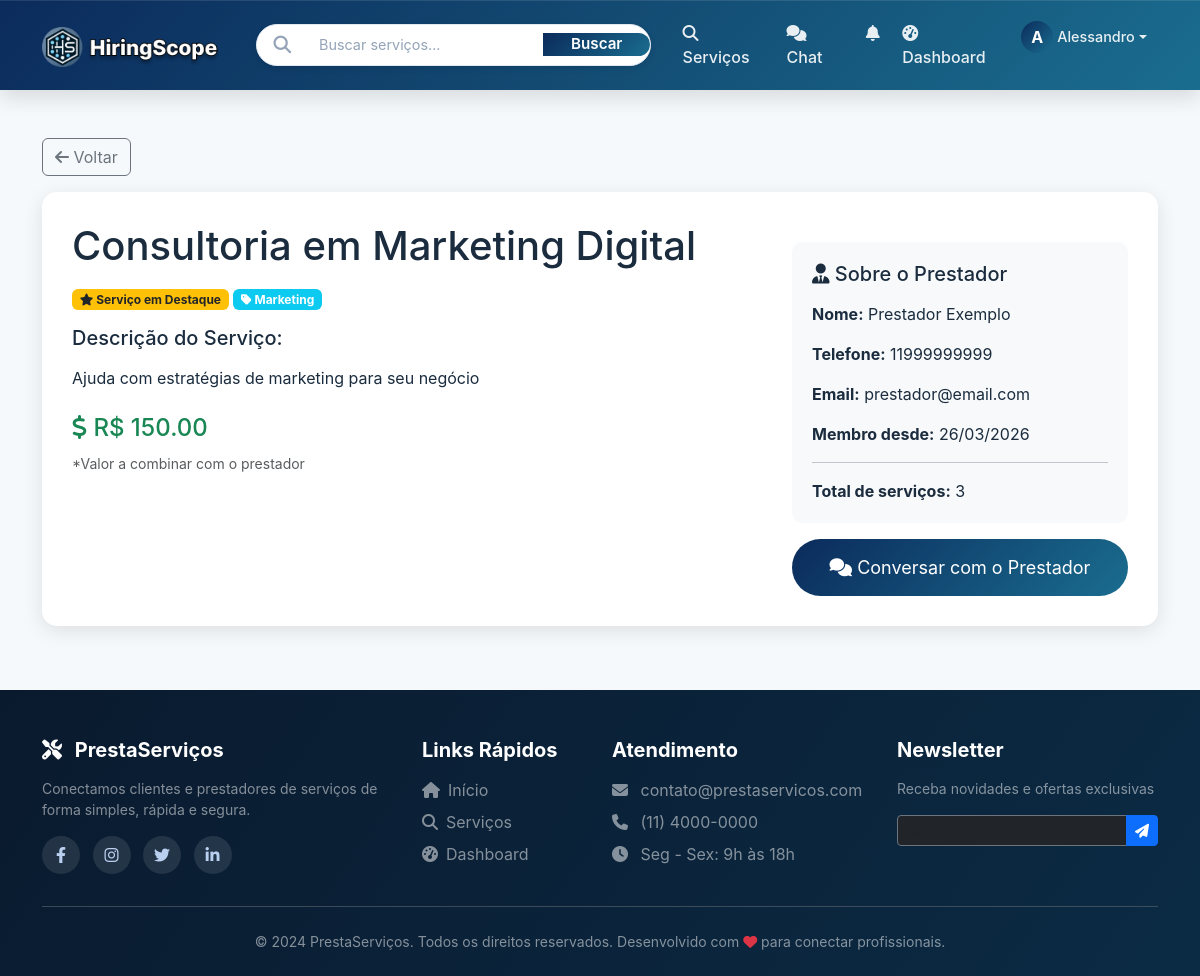
Screenshot of /servico/1 (signed in) with the database file from the repository.
### models.py (models this page shows, shortened)
class Usuario(UserMixin, db.Model):
    __tablename__ = 'usuarios'
    id = db.Column(db.Integer, primary_key=True)
    nome = db.Column(db.String(100), nullable=False)
    email = db.Column(db.String(100), unique=True, nullable=False)
    senha_hash = db.Column(db.String(200), nullable=False)
    telefone = db.Column(db.String(20))
    tipo = db.Column(db.String(20), nullable=False)
    data_cadastro = db.Column(db.DateTime, default=datetime.utcnow)
    foto_perfil = db.Column(db.String(200), default='default.jpg')
    foto_url = db.Column(db.String(500), nullable=True)  # URL da foto do Google
    descricao = db.Column(db.Text)
    servicos_oferecidos = db.relationship('Servico', backref='prestador_rel', lazy=True)
    avaliacoes_recebidas = db.relationship('Avaliacao', foreign_keys='Avaliacao.prestador_id', backref='avaliado_rel', lazy=True)
    avaliacoes_feitas = db.relationship('Avaliacao', foreign_keys='Avaliacao.cliente_id', backref='avaliador_rel', lazy=True)
    favoritos = db.relationship('Favorito', foreign_keys='Favorito.cliente_id', backref='cliente_rel', lazy=True)

class Servico(db.Model):
    __tablename__ = 'servicos'
    id = db.Column(db.Integer, primary_key=True)
    prestador_id = db.Column(db.Integer, db.ForeignKey('usuarios.id'), nullable=False)
    titulo = db.Column(db.String(200), nullable=False)
    descricao = db.Column(db.Text, nullable=False)
    categoria = db.Column(db.String(100))
    preco = db.Column(db.Float)
    destaque = db.Column(db.Boolean, default=False)
    destaque_pago = db.Column(db.Boolean, default=False)
    destaque_data_fim = db.Column(db.DateTime, nullable=True)
    data_postagem = db.Column(db.DateTime, default=datetime.utcnow)
    imagem_base64 = db.Column(db.Text, nullable=True)
    prestador = db.relationship('Usuario', foreign_keys=[prestador_id], back_populates='servicos_oferecidos')
    solicitacoes = db.relationship('Solicitacao', backref='servico_rel', lazy=True)
    avaliacoes = db.relationship('Avaliacao', backref='servico_rel', lazy=True)

### app.py (the view)
@app.route('/servico/<int:id>')
def detalhe_servico(id):
    servico = Servico.query.get_or_404(id)
    return render_template('detalhe_servico.html', servico=servico)

### app.py (called while the page is built)
@login_manager.user_loader
def load_user(user_id):
    return Usuario.query.get(int(user_id))

### templates/detalhe_servico.html (shortened to what this page needs)
{% extends "base.html" %}
{% block content %}
<div class="container mt-5">
    <div class="mb-3">
        <a href="javascript:history.back()" class="btn btn-outline-secondary">
            <i class="fas fa-arrow-left"></i> Voltar
        </a>
    </div>
    <div class="servico-detalhe">
        <div class="row">
            <div class="col-md-8">
                <h1 class="mb-3">{{ servico.titulo }}</h1>
                <div class="mb-3">
                    {% if servico.destaque %}
                        <span class="badge bg-warning text-dark">
                            <i class="fas fa-star"></i> Serviço em Destaque
                        </span>
                    {% endif %}
                    <span class="badge bg-info">
                        <i class="fas fa-tag"></i> {{ servico.categoria }}
                    </span>
                </div>
                <h5 class="mb-3">Descrição do Serviço:</h5>
                <p class="mb-4">{{ servico.descricao }}</p>
                {% if servico.preco %}
                    <div class="mb-4">
                        <h4 class="text-success">
                            <i class="fas fa-dollar-sign"></i> R$ {{ "%.2f"|format(servico.preco) }}
                        </h4>
                        <small class="text-muted">*Valor a combinar com o prestador</small>
                    </div>
                {% endif %}
            </div>
            <div class="col-md-4">
                <div class="prestador-info">
                    <h5 class="mb-3"><i class="fas fa-user-tie"></i> Sobre o Prestador</h5>
                    <p><strong>Nome:</strong> {{ servico.prestador.nome }}</p>
                    <p><strong>Telefone:</strong> {{ servico.prestador.telefone }}</p>
                    <p><strong>Email:</strong> {{ servico.prestador.email }}</p>
                    <p><strong>Membro desde:</strong> {{ servico.prestador.data_cadastro.strftime('%d/%m/%Y') }}</p>
                    <hr>
                    <p class="mb-0"><strong>Total de serviços:</strong> {{ servico.prestador.servicos_oferecidos|length }}</p>
                </div>
                {% if current_user.is_authenticated %}
                    <div class="mt-3">
                        <button onclick="iniciarChat({{ servico.prestador.id }}, '{{ servico.prestador.nome|replace("'", "\\'") }}')"
                                class="btn btn-info btn-chat">
                            <i class="fas fa-comments"></i> Conversar com o Prestador
                        </button>
                    </div>
                {% endif %}
            </div>
        </div>
    </div>
</div>
{% endblock %}

### templates/base.html (shortened to what this page needs)
<!DOCTYPE html>
<html lang="pt-br">
<head>
    <link href="https://cdn.jsdelivr.net/npm/bootstrap@5.3.0/dist/css/bootstrap.min.css" rel="stylesheet">
    <link rel="stylesheet" href="https://cdnjs.cloudflare.com/ajax/libs/font-awesome/6.4.0/css/all.min.css">
    <link rel="stylesheet" href="{{ url_for('static', filename='style.css') }}">
</head>
<body>
    <nav class="navbar navbar-expand-lg navbar-dark sticky-top">
        <div class="container">
       <a class="navbar-brand" href="/">
            <img src="{{ url_for('static', filename='img/logo.png') }}"
                alt="PrestaServiços"
                class="navbar-logo"
                onerror="this.onerror=null; this.parentNode.innerHTML='<i class=\'fas fa-tools me-2\'></i> PrestaServiços';">
       </a>
        {% block search_bar_desktop %}
        <div class="search-bar-desktop d-none d-lg-block">
                <div class="search-bar-wrapper">
                <div class="search-icon"><i class="fas fa-search"></i></div>
                <input type="text" id="globalSearchInput" class="search-input" placeholder="Buscar serviços...">
                <button id="globalSearchBtn" class="search-btn">Buscar</button>
            </div>
        </div>
        {% endblock %}
            <div class="collapse navbar-collapse" id="navbarNav">
                <ul class="navbar-nav ms-auto">
                    <li class="nav-item">
                        <a class="nav-link" href="/servicos">
                            <i class="fas fa-search me-1"></i> Serviços
                        </a>
                    </li>
                    {% if current_user.is_authenticated %}
                        <li class="nav-item">
                            <a class="nav-link chat-link" href="/chat">
                                <i class="fas fa-comments me-1"></i> Chat
                            </a>
                        </li>
                        <li class="nav-item dropdown">
                            <a class="nav-link" href="#" id="notificationDropdown" role="button" data-bs-toggle="dropdown" aria-expanded="false">
                                <i class="fas fa-bell"></i>
                            </a>
                        </li>
                        <li class="nav-item">
                            <a class="nav-link" href="/dashboard">
                                <i class="fas fa-tachometer-alt me-1"></i> Dashboard
                            </a>
                        </li>
                        <li class="nav-item dropdown">
                            <a class="nav-link dropdown-toggle d-flex align-items-center" href="#" id="userDropdown" role="button" data-bs-toggle="dropdown" aria-expanded="false">
                                {% if current_user.foto_url %}
                                    <div class="user-avatar-nav-placeholder" style="display: none;">{{ current_user.nome[0]|upper }}</div>
                                {% else %}
                                    <div class="user-avatar-nav-placeholder">
                                        {{ current_user.nome[0]|upper }}
                                    </div>
                                {% endif %}
                                <span class="user-name-nav ms-1">{{ current_user.nome.split()[0] }}</span>
                            </a>
                        </li>
                    {% endif %}
                </ul>
            </div>
        </div>
    </nav>
    <main>
        {% block content %}{% endblock %}
    </main>
    <footer class="footer pt-5 pb-4">
    <div class="container">
        <div class="row gy-4">
            <div class="col-md-4">
                <h5 class="fw-bold mb-3">
                    <i class="fas fa-tools me-2"></i> PrestaServiços
                </h5>
                <p class="text-white-50 small">
                    Conectamos clientes e prestadores de serviços de forma simples, rápida e segura.
                </p>
                <div class="social-links mt-3">
                    <a href="#" class="me-2"><i class="fab fa-facebook-f"></i></a>
                    <a href="#" class="me-2"><i class="fab fa-instagram"></i></a>
                    <a href="#" class="me-2"><i class="fab fa-twitter"></i></a>
                    <a href="#" class="me-2"><i class="fab fa-linkedin-in"></i></a>
                </div>
            </div>
            <div class="col-md-2">
                <h5 class="fw-bold mb-3">Links Rápidos</h5>
                <ul class="list-unstyled">
                    <li class="mb-2"><a href="/" class="text-white-50 text-decoration-none"><i class="fas fa-home me-2"></i>Início</a></li>
                    <li class="mb-2"><a href="/servicos" class="text-white-50 text-decoration-none"><i class="fas fa-search me-2"></i>Serviços</a></li>
                    {% if current_user.is_authenticated %}
                        <li class="mb-2"><a href="/dashboard" class="text-white-50 text-decoration-none"><i class="fas fa-tachometer-alt me-2"></i>Dashboard</a></li>
                    {% else %}
                        <li class="mb-2"><a href="/cadastro" class="text-white-50 text-decoration-none"><i class="fas fa-user-plus me-2"></i>Cadastro</a></li>
                        <li class="mb-2"><a href="/login" class="text-white-50 text-decoration-none"><i class="fas fa-sign-in-alt me-2"></i>Login</a></li>
                    {% endif %}
                </ul>
            </div>
            <div class="col-md-3">
                <h5 class="fw-bold mb-3">Atendimento</h5>
                <ul class="list-unstyled">
                    <li class="mb-2 text-white-50"><i class="fas fa-envelope me-2"></i> contato@prestaservicos.com</li>
                    <li class="mb-2 text-white-50"><i class="fas fa-phone me-2"></i> (11) 4000-0000</li>
                    <li class="mb-2 text-white-50"><i class="fas fa-clock me-2"></i> Seg - Sex: 9h às 18h</li>
                </ul>
            </div>
            <div class="col-md-3">
                <h5 class="fw-bold mb-3">Newsletter</h5>
                <p class="text-white-50 small">Receba novidades e ofertas exclusivas</p>
                <div class="input-group">
                    <input type="email" class="form-control form-control-sm bg-dark text-white border-secondary" placeholder="Seu e-mail">
                    <button class="btn btn-primary btn-sm" type="button">
                        <i class="fas fa-paper-plane"></i>
                    </button>
                </div>
            </div>
        </div>
        <hr class="my-4 border-secondary opacity-50">
        <div class="text-center">
            <p class="mb-0 text-white-50 small">
                &copy; 2024 PrestaServiços. Todos os direitos reservados.
                Desenvolvido com <i class="fas fa-heart text-danger"></i> para conectar profissionais.
            </p>
        </div>
    </div>
</footer>
</body>
</html>

### static/style.css (style rules this page uses)
:root { --primary: #0b2b5c; --primary-light: #1a6d8f; --primary-dark: #071a36; --accent: #3bb2ff; --success: #10b981; --warning: #fbbf24; --danger: #ef4444; --bg: #f6f9fc; --card: #ffffff; --text: #1a2c3e; --muted: #6b7280; --shadow-soft: 0 10px 25px rgba(0,0,0,0.05); --shadow-strong: 0 25px 50px -15px rgba(0,0,0,0.25); --gradient-main: linear-gradient(135deg, var(--primary), var(--primary-light)); }
* { margin: 0; padding: 0; box-sizing: border-box; }
body { font-family: 'Inter', 'Segoe UI', system-ui, sans-serif; background: var(--bg); color: var(--text); scroll-behavior: smooth; }
.navbar { background: linear-gradient(135deg, #0b2b5c 0%, #134b73 50%, #1a6d8f 100%); box-shadow: 0 8px 20px rgba(0, 0, 0, 0.12), inset 0 1px 0 rgba(255, 255, 255, 0.1); padding: 0.8rem 0; position: sticky; top: 0; z-index: 1000; backdrop-filter: blur(2px); }
.navbar-brand { font-size: 1.8rem; font-weight: 800; background: linear-gradient(120deg, #ffffff, #c3e2ff); background-clip: text; -webkit-background-clip: text; color: transparent; letter-spacing: -0.5px; transition: all 0.3s; }
.nav-link { color: rgba(255, 255, 255, 0.9) !important; font-weight: 500; margin: 0 0.2rem; padding: 0.5rem 1.2rem; border-radius: 40px; transition: all 0.2s; }
.navbar-logo { height: 40px; width: auto; max-height: 40px; object-fit: contain; transition: all 0.2s; }
.search-bar-wrapper { display: flex; align-items: center; background: white; border-radius: 60px; box-shadow: 0 4px 12px rgba(0, 0, 0, 0.08); border: 1px solid #e2e8f0; transition: all 0.2s; overflow: hidden; }
.search-icon { padding: 0 16px; color: #94a3b8; font-size: 1.1rem; }
.navbar-logo { height: 40px; width: auto; max-height: 40px; object-fit: contain; }
.search-bar-desktop { flex: 0 0 320px; margin: 0 20px; }
@media (min-width: 1200px) { .search-bar-desktop { flex: 0 0 380px; } }
.search-bar-wrapper { display: flex; align-items: center; background: white; border-radius: 60px; box-shadow: 0 2px 6px rgba(0,0,0,0.1); border: 1px solid #e2e8f0; overflow: hidden; height: 42px; }
.search-input { flex: 1; border: none; padding: 0 0 0 12px; font-size: 0.9rem; outline: none; background: transparent; }
.search-input::placeholder { color: #94a3b8; font-weight: 400; }
.search-btn { background: var(--gradient-main); border: none; color: white; padding: 0 28px; font-weight: 600; border-radius: 0 60px 60px 0; transition: 0.2s; cursor: pointer; font-size: 0.95rem; }
.footer { background: linear-gradient(125deg, #0a1a2e, #0b2b44); color: #cbd5e6; margin-top: 4rem; padding: 3rem 0 2rem; }
.footer h5 { color: white; font-weight: 700; margin-bottom: 1.2rem; position: relative; display: inline-block; }
.footer a { color: #b9d0f0; text-decoration: none; transition: 0.2s; }
.social-links a { display: inline-flex; align-items: center; justify-content: center; width: 38px; height: 38px; background: rgba(255, 255, 255, 0.1); border-radius: 50%; margin-right: 10px; transition: all 0.25s; }
.user-avatar-nav-placeholder { width: 32px; height: 32px; border-radius: 50%; background: var(--gradient-main); display: inline-flex; align-items: center; justify-content: center; color: white; font-weight: bold; font-size: 1rem; }
.user-name-nav { font-size: 0.9rem; font-weight: 500; }

### templates/detalhe_servico.html (style rules this page uses)
.servico-detalhe { background: white; border-radius: 15px; padding: 30px; box-shadow: 0 5px 20px rgba(0,0,0,0.1); }
.prestador-info { background: #f8f9fa; border-radius: 10px; padding: 20px; margin-top: 20px; }
.btn-chat { background: linear-gradient(135deg, #0b2b5c, #1a6d8f); border: none; padding: 15px 30px; font-size: 18px; border-radius: 50px; width: 100%; color: white; }

### rows the page displays
Usuario: nome "A", nome "Alessandro"
Servico: titulo "Consultoria em Marketing Digital", categoria "Marketing", descricao "Ajuda com estratégias de marketing para seu negócio", preco "150.00"
Usuario: prestador.nome "Prestador Exemplo", prestador.telefone "11999999999", prestador.email "prestador@email.com", prestador.data_cadastro "26/03/2026"

### other values shown
{{ servico.prestador.servicos_oferecidos|length }} "3"
